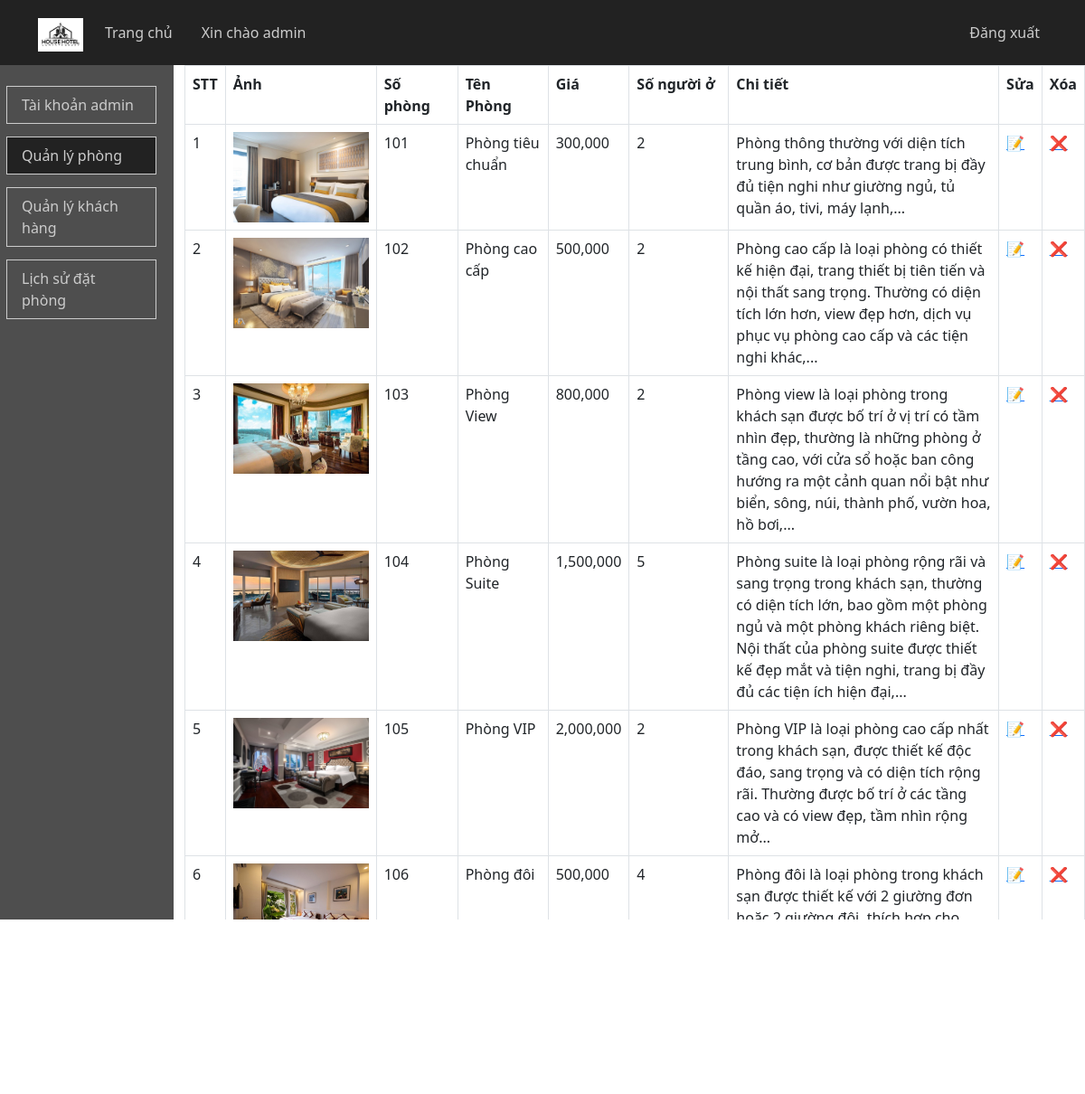
Screenshot of /admin/main.php?option=phong (signed in) with the database file from the repository.
### tables this page shows
CREATE TABLE `phong` (
  `sophong` varchar(3) NOT NULL,
  `tenphong` varchar(20) NOT NULL,
  `gia` int(11) NOT NULL,
  `songuoi` int(11) NOT NULL,
  `chitiet` text NOT NULL,
  `anh` varchar(100) NOT NULL
);

### admin/qlphong.php (the view, shortened to what this page needs)
<table class="table table-bordered">
    <tr>
        <th>STT</th>
        <th>Ảnh</th>
        <th width="90">Số phòng</th>
        <th width="100">Tên Phòng</th>
        <th>Giá</th>
        <th width="110">Số người ở</th>
        <th>Chi tiết</th>
        <th>Sửa</th>
        <th>Xóa</th>
    </tr>
    <?php
    $i=1;
    $sql=mysqli_query($con,"select * from phong");
    while($admin=mysqli_fetch_assoc($sql))
    {
        ?>
        <tr>
            <td><?php echo $i;$i++; ?></td>
            <td><img src="../image/<?php echo $admin['anh']; ?>" width="150" height="100"/></td>
            <td><?php echo $admin['sophong']; ?></td>
            <td><?php echo $admin['tenphong']; ?></td>
            <td><?php echo number_format($admin['gia']); ?></td>
            <td><?php echo $admin['songuoi']; ?></td>
            <td><?php echo $admin['chitiet']; ?></td>
            <td><a href="main.php?option=suaphong&id=<?php echo $admin['sophong']; ?>">📝</a></td>
            <td><a href="#" onclick="xoa('<?php echo $admin['sophong']; ?>')">❌</a></td>
        </tr>
    <?php
    }
    ?>
</table>
<button type="button" class="btn btn-primary" data-bs-toggle="modal" data-bs-target="#exampleModal">Thêm phòng</button>

### rows the page displays
phong: anh (picture), sophong "101", tenphong "Phòng tiêu chuẩn", gia "300,000", songuoi "2", chitiet "Phòng thông thường với diện tích trung bình, cơ bản được trang bị đầy đủ tiện nghi như giường ngủ, tủ quần áo, tivi, máy lạnh,..."
phong: anh (picture), sophong "102", tenphong "Phòng cao cấp", gia "500,000", songuoi "2", chitiet "Phòng cao cấp là loại phòng có thiết kế hiện đại, trang thiết bị tiên tiến và nội thất sang trọng. Thường có diện tích lớn hơn, view đẹp hơn, dịch vụ phục vụ phòng cao cấp và các tiện nghi khác,..."
phong: anh (picture), sophong "103", tenphong "Phòng View", gia "800,000", songuoi "2", chitiet "Phòng view là loại phòng trong khách sạn được bố trí ở vị trí có tầm nhìn đẹp, thường là những phòng ở tầng cao, với cửa sổ hoặc ban công hướng ra một cảnh quan nổi bật như biển, sông, núi, thành phố, vườn hoa, hồ bơi,..."
phong: anh (picture), sophong "104", tenphong "Phòng Suite", gia "1,500,000", songuoi "5", chitiet "Phòng suite là loại phòng rộng rãi và sang trọng trong khách sạn, thường có diện tích lớn, bao gồm một phòng ngủ và một phòng khách riêng biệt. Nội thất của phòng suite được thiết kế đẹp mắt và tiện nghi, trang bị đầy đủ các tiện ích hiện đại,..."
phong: anh (picture), sophong "105", tenphong "Phòng VIP", gia "2,000,000", songuoi "2", chitiet "Phòng VIP là loại phòng cao cấp nhất trong khách sạn, được thiết kế độc đáo, sang trọng và có diện tích rộng rãi. Thường được bố trí ở các tầng cao và có view đẹp, tầm nhìn rộng mở..."
phong: anh (picture), sophong "106", tenphong "Phòng đôi", gia "500,000", songuoi "4", chitiet "Phòng đôi là loại phòng trong khách sạn được thiết kế với 2 giường đơn hoặc 2 giường đôi, thích hợp cho nhóm bạn hoặc gia đình có từ 2 đến 4 người. Nội thất của phòng được thiết kế đơn giản nhưng tiện nghi, tạo cảm giác thoải mái cho khách khi nghỉ ngơi."

### other values shown
$admin "admin"
